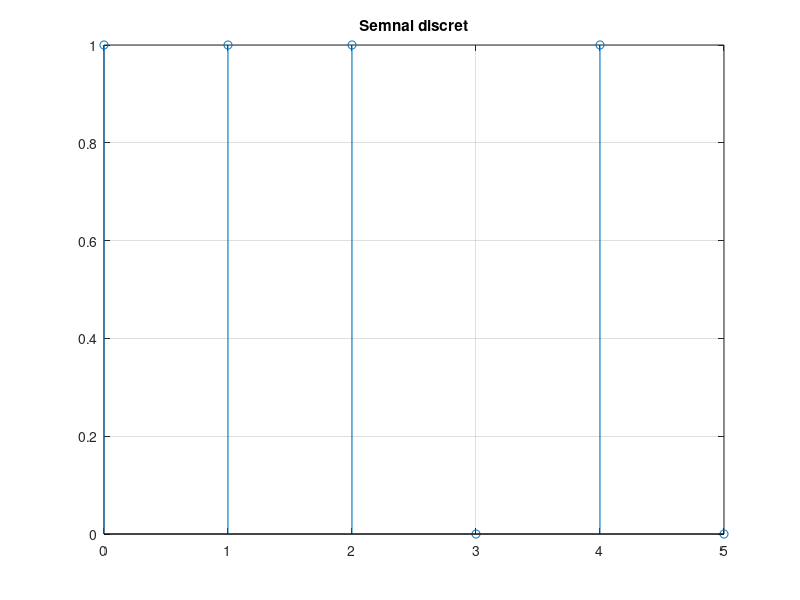

This figure's MATLAB source:

Fs = 12000;   %frecventa de esantionare
Ts  = 0.5;    %perioada de bit

N=0.5*12;
a = round(rand(1,N));  %generam un vector cu elementele 0 si 1 puse aleator
% sau putem scrie  a = randi([0 1], 1, N);
n = 0:N-1;   %n este un vector ce contine valori de la 0 la N-1
stem(n,a), grid, title('Semnal discret')

